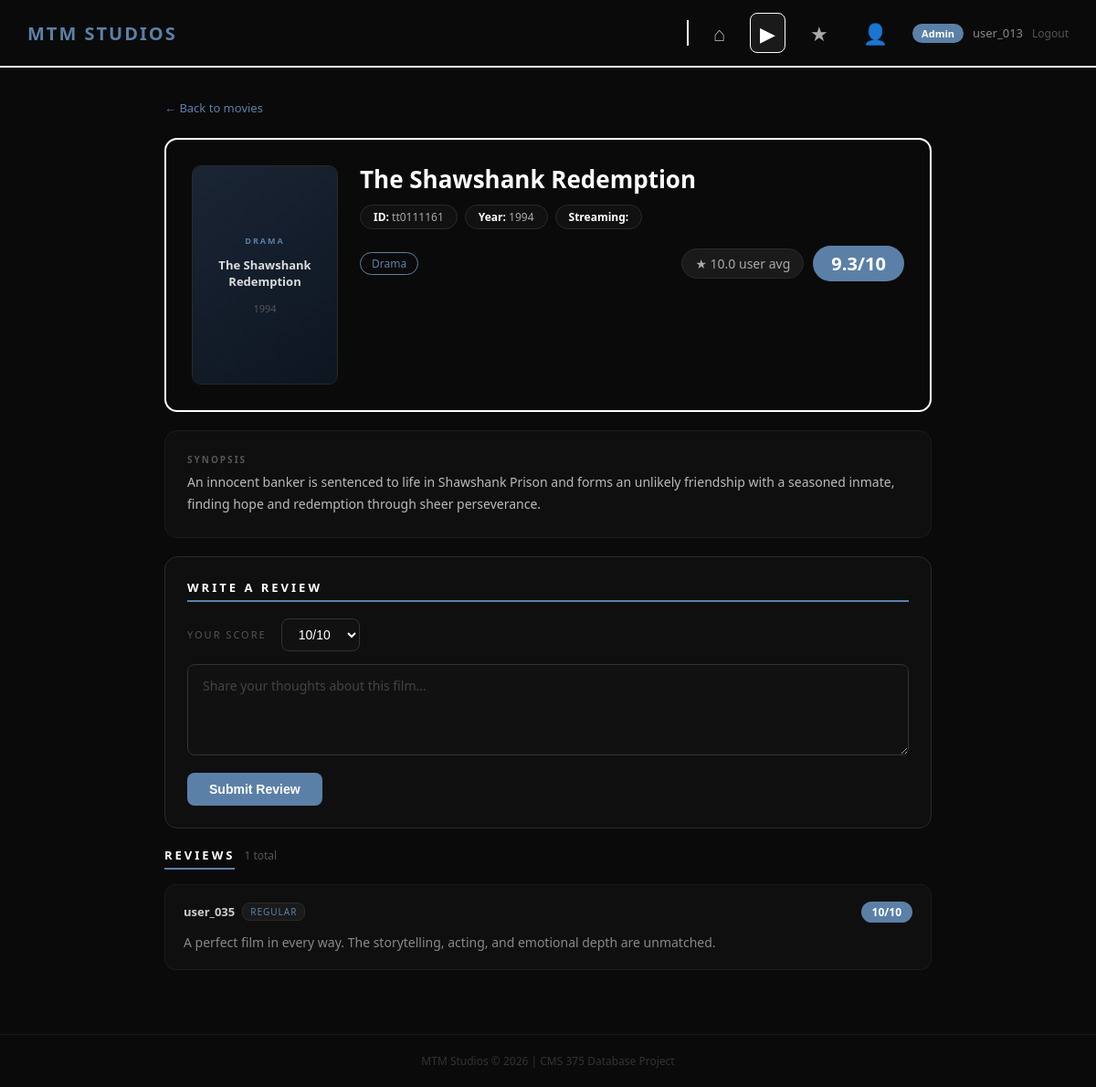
The app's page /movie.php?id=tt0111161 (signed in) with its own data.
### tables this page shows
CREATE TABLE Movies (
    MovieID           VARCHAR(20)  PRIMARY KEY,
    ReleaseYear       INT,
    Title             VARCHAR(255),
    PosterURL         VARCHAR(255),
    PrimaryStreamingService VARCHAR(255),
    Genre             VARCHAR(100),
    Rating            DECIMAL(3,1),
    Description       VARCHAR(255)
);

CREATE TABLE Reviews (
    ReviewID VARCHAR(20) PRIMARY KEY,
    MovieID  VARCHAR(20),
    UserID   VARCHAR(20),
    Score    INT,
    Text     TEXT,
    FOREIGN KEY (MovieID) REFERENCES Movies(MovieID),
    FOREIGN KEY (UserID)  REFERENCES Users(UserID)
);

CREATE TABLE Users (
    UserID        VARCHAR(20)  PRIMARY KEY,
    FirstName     VARCHAR(50),
    LastName      VARCHAR(50),
    Email         VARCHAR(100),
    UserType      VARCHAR(20),
    FavoriteGenre VARCHAR(50),
    Password      VARCHAR(255)
);

### movie.php (the view, shortened to what this page needs)
<?php
include __DIR__ . '/db_connect.php';
include __DIR__ . '/poster_helper.php';
$is_guest = ($_SESSION['user_id'] === 'Guest');
$movie_id = mysqli_real_escape_string($conn, $_GET['id']);
$sql    = "SELECT * FROM Movies WHERE MovieID = '$movie_id'";
$result = mysqli_query($conn, $sql);
$movie = mysqli_fetch_assoc($result);
$user_already_reviewed = false;
if (!$is_guest) {
    $uid_esc = mysqli_real_escape_string($conn, $_SESSION['user_id']);
    $ck      = mysqli_query($conn, "SELECT ReviewID FROM Reviews WHERE UserID = '$uid_esc' AND MovieID = '$movie_id'");
    $user_already_reviewed = (mysqli_num_rows($ck) > 0);
}
$review_sql    = "SELECT Reviews.*, Users.UserID, Users.UserType
                  FROM Reviews
                  JOIN Users ON Reviews.UserID = Users.UserID
                  WHERE Reviews.MovieID = '$movie_id'
                  ORDER BY Reviews.Score DESC";
$review_result = mysqli_query($conn, $review_sql);
$review_count  = mysqli_num_rows($review_result);
$avg_q   = mysqli_query($conn, "SELECT AVG(Score) AS avg_score FROM Reviews WHERE MovieID = '$movie_id'");
$avg_row = mysqli_fetch_assoc($avg_q);
$avg_score = $avg_row['avg_score'] ? number_format($avg_row['avg_score'], 1) : null;
?>
<!DOCTYPE html>
<html lang="en">
<head>
</head>
<body>
<nav class="navbar">
    <a href="index.php" class="logo">MTM STUDIOS</a>
    <div class="nav-right">
        <div class="nav-divider"></div>
        <div class="nav-icons">
            <a href="index.php" title="Home">&#8962;</a>
            <a href="movies.php" class="active" title="Movies">&#9654;</a>
            <a href="reviews.php" title="Reviews">&#9733;</a>
            <a href="users.php" title="Users">&#128100;</a>
        </div>
        <div class="user-info">
            <span class="user-badge"><?php echo htmlspecialchars($_SESSION['user_type']); ?></span>
            <?php echo htmlspecialchars($_SESSION['user_id']); ?>
            <?php if ($is_guest): ?>
                <a href="register.php" class="create-acct-link">Create Account</a>
            <?php else: ?>
                <a href="logout.php" class="logout-link">Logout</a>
            <?php endif; ?>
        </div>
    </div>
</nav>
<div class="page-content">
    <a href="movies.php" class="back-link">&larr; Back to movies</a>
    <div class="movie-header">
        <div class="poster-column">
            <div class="poster-wrap">
                <?php echo renderPosterImg($movie, 'page'); ?>
            </div>
        </div>
        <div class="header-details">
            <h1><?php echo htmlspecialchars($movie['Title']); ?></h1>
            <div class="movie-meta">
                <div class="meta-pill"><span>ID:</span> <?php echo htmlspecialchars($movie['MovieID']); ?></div>
                <?php if ($movie['ReleaseYear']): ?>
                    <div class="meta-pill"><span>Year:</span> <?php echo $movie['ReleaseYear']; ?></div>
                <?php endif; ?>
                <div class="meta-pill"><span>Streaming:</span> <?php echo htmlspecialchars($movie['StreamingServices']); ?></div>
            </div>
            <div class="header-bottom">
                <div class="genre-tags">
                    <?php foreach (explode(", ", $movie['Genre']) as $g): ?>
                        <span class="genre-tag"><?php echo htmlspecialchars(trim($g)); ?></span>
                    <?php endforeach; ?>
                </div>
                <div class="score-wrap">
                    <?php if ($avg_score): ?>
                        <div class="user-score">&#9733; <?php echo $avg_score; ?> user avg</div>
                    <?php endif; ?>
                    <div class="big-score"><?php echo $movie['Rating']; ?>/10</div>
                </div>
            </div>
        </div>
    </div>
    <div class="movie-info">
        <?php if (!empty($movie['Description'])): ?>
        <div class="info-section">
            <div class="info-label">Synopsis</div>
            <div class="info-text"><?php echo htmlspecialchars($movie['Description']); ?></div>
        </div>
        <?php endif; ?>
    </div>
    <div class="review-form-box">
        <div class="review-form-title">Write a Review</div>
        <?php if ($is_guest): ?>
            <p class="guest-prompt">
                <a href="register.php">Create an account</a> or <a href="index.php">sign in</a> to write a review.
            </p>
        <?php elseif ($user_already_reviewed): ?>
            <p class="already-reviewed">You've already reviewed this movie. <span>Thanks for your feedback!</span></p>
        <?php else: ?>
            <form method="POST" action="movie.php?id=<?php echo urlencode($movie_id); ?>">
                <div class="score-row">
                    <label>Your Score</label>
                    <select name="score" class="score-select">
                        <?php for ($i = 10; $i >= 1; $i--): ?>
                            <option value="<?php echo $i; ?>"><?php echo $i; ?>/10</option>
                        <?php endfor; ?>
                    </select>
                </div>
                <textarea name="review_text" class="review-textarea"
                          placeholder="Share your thoughts about this film..."><?php echo isset($_POST['review_text']) ? htmlspecialchars($_POST['review_text']) : ''; ?></textarea>
                <button type="submit" name="submit_review" class="submit-btn">Submit Review</button>
            </form>
        <?php endif; ?>
    </div>
    <div class="reviews-header">
        <div class="reviews-title">Reviews</div>
        <div class="reviews-count"><?php echo $review_count; ?> total</div>
    </div>
    <?php if ($review_count > 0): ?>
        <?php while ($review = mysqli_fetch_assoc($review_result)): ?>
            <div class="review-card">
                <div class="review-top">
                    <div class="review-user">
                        <div class="user-id"><?php echo htmlspecialchars($review['UserID']); ?></div>
                        <div class="user-role"><?php echo htmlspecialchars($review['UserType']); ?></div>
                    </div>
                    <span class="review-score"><?php echo $review['Score']; ?>/10</span>
                </div>
                <div class="review-text"><?php echo htmlspecialchars($review['Text']); ?></div>
            </div>
        <?php endwhile; ?>
    <?php else: ?>
        <div class="no-reviews">No reviews yet. Be the first to review this film!</div>
    <?php endif; ?>
</div>
<div class="footer">MTM Studios &copy; 2026 | CMS 375 Database Project</div>
</body>
</html>

### poster_helper.php (shortened to what this page needs)
<?php
function getMoviePoster(array $movie): ?string
{
    $raw = trim($movie['PosterURL'] ?? '');
    if ($raw === '' || stripos($raw, 'poster') === 0) {
        return null;
    }
    return $raw;
}
function renderPosterImg(array $movie, string $context = 'card'): string
{
    $url   = getMoviePoster($movie);
    $title = htmlspecialchars($movie['Title'] ?? '');
    $year  = htmlspecialchars($movie['ReleaseYear'] ?? '');
    $genre = htmlspecialchars(explode(',', $movie['Genre'] ?? '')[0]);
    if ($context === 'page') {
        return '<div class="poster-fallback">'
             .   '<div class="poster-fallback-genre">' . $genre . '</div>'
             .   '<div class="poster-fallback-title">' . $title . '</div>'
             .   '<div class="poster-fallback-year">' . $year . '</div>'
             . '</div>';
    }
    return '<div class="card-poster-fallback">'
         .   '<div class="card-fallback-genre">' . $genre . '</div>'
         .   '<div class="card-fallback-title">' . $title . '</div>'
         . '</div>';
}

### records on screen
movies: Genre "DRAMA", Title "The Shawshank Redemption", ReleaseYear "1994", MovieID "tt0111161", Genre "Drama", Rating "9.3", Description "An innocent banker is sentenced to life in Shawshank Prison and forms an unlikely friendship with a seasoned inmate, finding hope and redemption through sheer perseverance."
reviews: UserID.UserID "user_035", UserID.UserType "REGULAR", Score "10", Text "A perfect film in every way. The storytelling, acting, and emotional depth are unmatched."

### other values on screen
$_SESSION['user_type'] "Admin"
$_SESSION['user_id'] "user_013"
$avg_score "10.0"
$review_count "1"
form field score "10/10"
